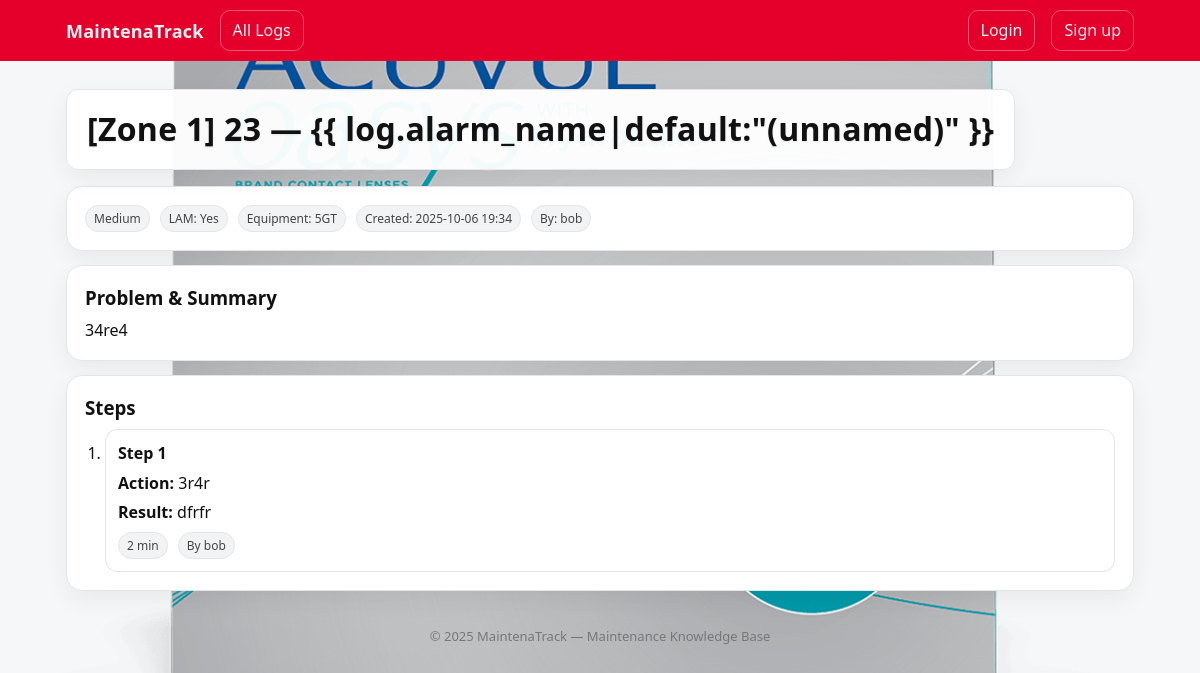
/logs/65/, run on the app's committed database.
### maintenance/models.py (models this page shows, shortened)
class MaintenanceLog(models.Model):
    class Difficulty(models.TextChoices):
        EASY = "Easy", "Easy"
        MEDIUM = "Medium", "Medium"
        HARD = "Hard", "Hard"
    equipment = models.ForeignKey(
        Equipment,
        null=True,
        blank=True,
        on_delete=models.SET_NULL,
        related_name="logs",
        help_text="Linked asset, if applicable.",
    )
    created_by = models.ForeignKey(
        User,
        null=True,
        blank=True,
        on_delete=models.SET_NULL,
        related_name="maintenance_logs",
    )
    created_at = models.DateTimeField(auto_now_add=True)
    updated_at = models.DateTimeField(auto_now=True)
    zone = models.PositiveSmallIntegerField(
        validators=[MinValueValidator(1), MaxValueValidator(22)],
        db_index=True,
        help_text="Physical Zone/Cell where the issue occurred (1–22).",
    )
    alarm_code = models.CharField(max_length=50, db_index=True)
    alarm_name = models.CharField(max_length=150, blank=True)
    lam_checked = models.BooleanField(
        default=False,
        help_text="Line access / lockout or LAM check completed",
    )
    difficulty = models.CharField(
        max_length=10,
        choices=Difficulty.choices,
        db_index=True,
    )
    description = models.TextField(
        help_text="Problem statement and high-level approach.",
    )
    class Meta:
        ordering = ["-created_at"]
        indexes = [
            models.Index(fields=["zone", "difficulty"]),
            models.Index(fields=["alarm_code"]),
            models.Index(fields=["created_at"]),
        ]

class Equipment(models.Model):
    class Status(models.TextChoices):
        ACTIVE = "active", "Active"
        IN_SERVICE = "in_service", "In Service"
        DOWN = "down", "Down"
        RETIRED = "retired", "Retired"
    name = models.CharField(max_length=120, db_index=True)
    asset_tag = models.CharField(
        max_length=64,
        unique=True,
        blank=True,
        null=True,
        help_text="Unique asset identifier (optional on quick add).",
    )
    zone = models.PositiveSmallIntegerField(
        validators=[MinValueValidator(1), MaxValueValidator(22)],
        db_index=True,
        help_text="Default/primary zone for this equipment (1–22).",
    )
    location = models.CharField(
        max_length=120, blank=True, help_text="Line/Cell/Bay")
    status = models.CharField(
        max_length=16,
        choices=Status.choices,
        default=Status.ACTIVE,
        db_index=True,
    )
    description = models.TextField(blank=True)
    created_at = models.DateTimeField(auto_now_add=True)
    updated_at = models.DateTimeField(auto_now=True)
    class Meta:
        ordering = ["zone", "name"]
        constraints = [
            models.UniqueConstraint(
                fields=["name", "zone"], name="unique_equipment_name_per_zone"
            )
        ]
        indexes = [
            models.Index(fields=["zone", "status"]),
            models.Index(fields=["name"]),
        ]

class Step(models.Model):
    log = models.ForeignKey(
        MaintenanceLog,
        on_delete=models.CASCADE,
        related_name="steps",
    )
    order = models.PositiveSmallIntegerField(
        default=1,
        help_text="Sequence in which the step was performed",
    )
    action = models.TextField(help_text="What was done in this step")
    result = models.TextField(
        blank=True,
        help_text="Observation/result after the action",
    )
    duration_minutes = models.PositiveSmallIntegerField(null=True, blank=True)
    performed_by = models.ForeignKey(
        User,
        null=True,
        blank=True,
        on_delete=models.SET_NULL,
        related_name="maintenance_steps",
    )
    created_at = models.DateTimeField(auto_now_add=True)
    class Meta:
        ordering = ["log", "order"]
        constraints = [
            models.UniqueConstraint(
                fields=["log", "order"],
                name="unique_step_order_per_log",
            )
        ]
        indexes = [models.Index(fields=["log", "order"])]

### maintenance/views.py (the view)
# urls.py: path("logs/<int:pk>/", views.log_detail, name="log_detail"),
@require_http_methods(["GET"])
def log_detail(request: HttpRequest, pk: int) -> HttpResponse:
    log = get_object_or_404(
        MaintenanceLog.objects
        .select_related("equipment", "created_by")
        .prefetch_related("steps"),
        pk=pk,
    )
    return render(request, "maintenance/log_detail.html", {"log": log})

### maintenance/templates/maintenance/log_detail.html (shortened to what this page needs)
{% extends "base.html" %} {% block content %}
<div
  style="
    display: flex;
    justify-content: space-between;
    align-items: start;
    margin-bottom: 16px;
  "
>
  <h1 class="page-title" style="margin: 0">
    [Zone {{ log.zone }}] {{ log.alarm_code }} — {{
    log.alarm_name|default:"(unnamed)" }}
  </h1>
</div>
<div class="card" style="margin-bottom: 14px">
  <div style="display: flex; gap: 10px; flex-wrap: wrap">
    <span class="chip">{{ log.difficulty }}</span>
    <span class="chip">LAM: {{ log.lam_checked|yesno:"Yes,No" }}</span>
    {% if log.equipment %}
    <span class="chip">Equipment: {{ log.equipment.name }}</span>
    {% endif %}
    <span class="chip">Created: {{ log.created_at|date:"Y-m-d H:i" }}</span>
    {% if log.created_by %}
    <span class="chip">By: {{ log.created_by }}</span>
    {% endif %}
  </div>
</div>
<div class="card">
  <h3 style="margin: 0 0 8px 0">Problem & Summary</h3>
  <p style="margin: 0; white-space: pre-line">{{ log.description }}</p>
</div>
<div class="card" style="margin-top: 14px">
  <h3 style="margin: 0 0 8px 0">Steps</h3>
  <ol class="stepset" style="padding-left: 20px; margin: 0">
    {% for step in log.steps.all %}
    <li class="step">
      <div style="font-weight: 700; margin-bottom: 6px">
        Step {{ step.order }}
      </div>
      <div>
        <strong>Action:</strong>
        <span style="white-space: pre-line">{{ step.action }}</span>
      </div>
      {% if step.result %}
      <div style="margin-top: 6px">
        <strong>Result:</strong>
        <span style="white-space: pre-line">{{ step.result }}</span>
      </div>
      {% endif %}
      <div
        style="
          display: flex;
          gap: 10px;
          margin-top: 8px;
          color: var(--ink-2);
          font-size: 13px;
        "
      >
        {% if step.duration_minutes %}
        <span class="chip">{{ step.duration_minutes }} min</span>
        {% endif %} {% if step.performed_by %}
        <span class="chip">By {{ step.performed_by }}</span>
        {% endif %}
      </div>
    </li>
    {% empty %}
    <li class="empty">No steps captured.</li>
    {% endfor %}
  </ol>
</div>
{% endblock %}

### data on the page
MaintenanceLog: zone "1", alarm_code "23", difficulty "Medium", lam_checked "Yes", equipment.name "5GT", created_at "2025-10-06 19:34", created_by "bob", description "34re4"
Step: order "1", action "3r4r", result "dfrfr", duration_minutes "2", performed_by "bob"
